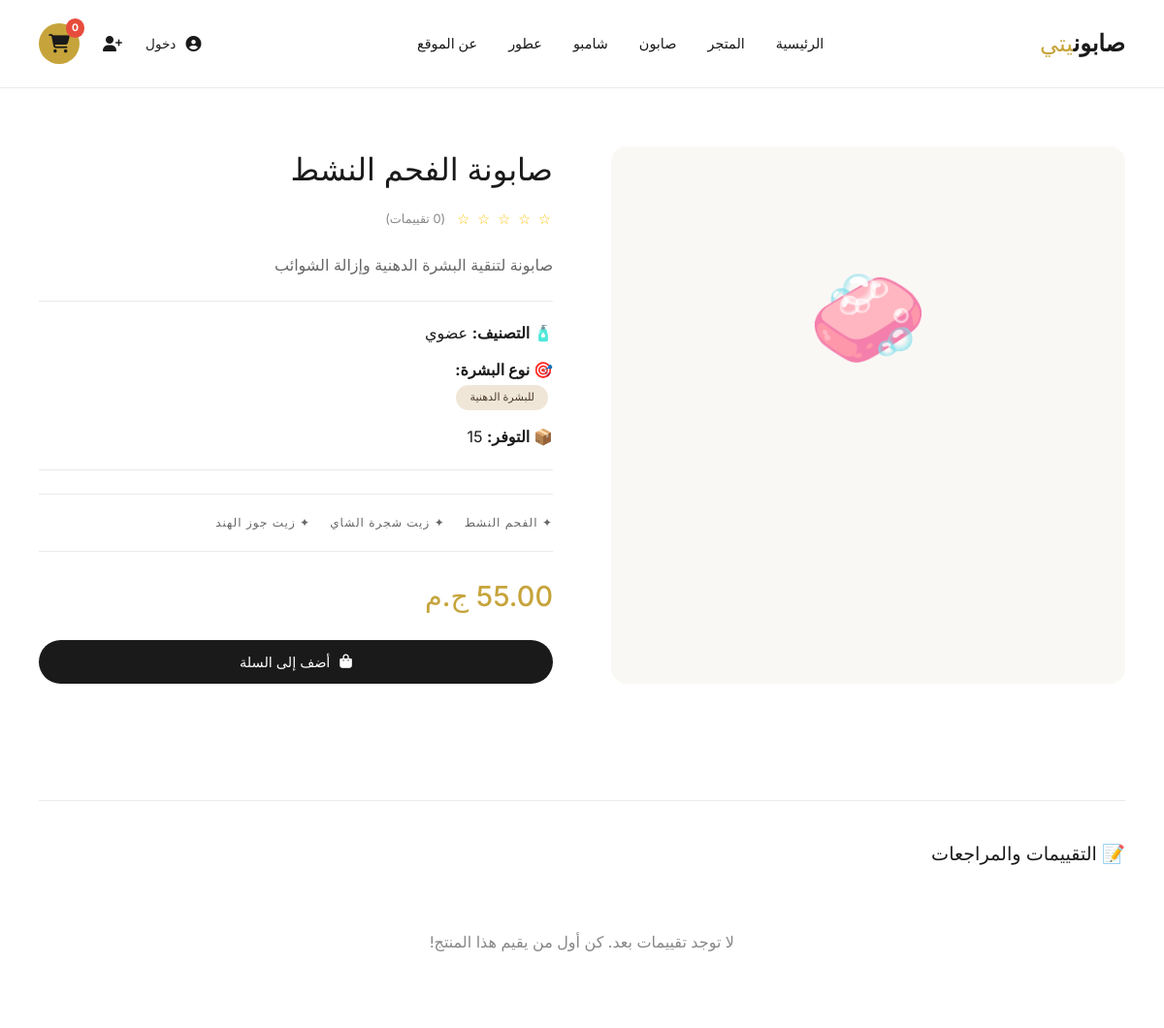
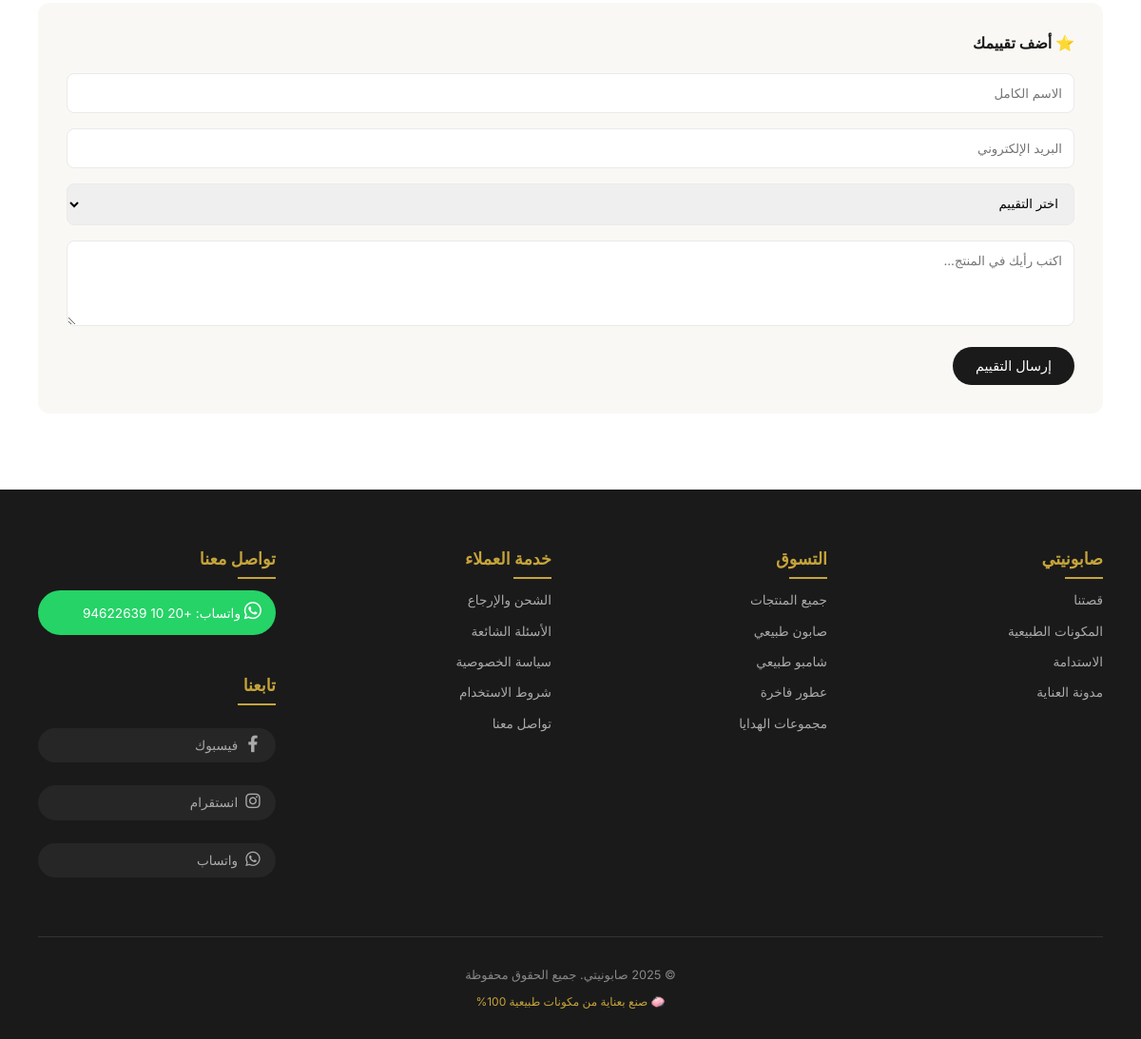
/product.php?id=2, run on the app's committed database (2 pictures, top to bottom).
### tables this page shows
CREATE TABLE IF NOT EXISTS products (
    id INT AUTO_INCREMENT PRIMARY KEY,
    name VARCHAR(255) NOT NULL,
    description TEXT,
    price DECIMAL(10,2) NOT NULL,
    category VARCHAR(100),
    skin_type VARCHAR(100),
    ingredients TEXT,
    image VARCHAR(255),
    stock INT DEFAULT 10,
    featured BOOLEAN DEFAULT FALSE,
    created_at TIMESTAMP DEFAULT CURRENT_TIMESTAMP
);

### product.php (the view, shortened to what this page needs)
<?php
require_once 'config/database.php';
$product_id = $_GET['id'] ?? 0;
$stmt = $pdo->prepare("SELECT * FROM products WHERE id = ?");
$stmt->execute([$product_id]);
$product = $stmt->fetch();
$stmt = $pdo->prepare("SELECT AVG(rating) as avg_rating, COUNT(*) as total_reviews FROM reviews WHERE product_id = ? AND is_approved = 1");
$stmt->execute([$product_id]);
$rating_stats = $stmt->fetch();
$avg_rating = round($rating_stats['avg_rating'] ?? 0, 1);
$total_reviews = $rating_stats['total_reviews'] ?? 0;
$reviews = $pdo->prepare("SELECT * FROM reviews WHERE product_id = ? AND is_approved = 1 ORDER BY created_at DESC");
$reviews->execute([$product_id]);
$reviews_list = $reviews->fetchAll();
?>
<!DOCTYPE html>
<html lang="ar" dir="rtl">
<head>
    <link rel="stylesheet" href="https://cdnjs.cloudflare.com/ajax/libs/font-awesome/6.4.0/css/all.min.css">
    <link rel="stylesheet" href="css/style.css">
</head>
<body>
<?php include 'header.php'; ?>
<main class="container">
    <div class="product-detail">
        <div class="product-gallery">
            <?php if($product['image'] && file_exists('uploads/' . $product['image'])): ?>
                <img src="uploads/<?php echo $product['image']; ?>" alt="<?php echo $product['name']; ?>">
            <?php else: ?>
                <div style="font-size: 100px; padding: 60px;">🧼</div>
            <?php endif; ?>
        </div>
        <div class="product-info">
            <h1><?php echo htmlspecialchars($product['name']); ?></h1>
            <div class="rating">
                <div class="stars">
                    <?php for($i = 1; $i <= 5; $i++): ?>
                        <?php echo $i <= $avg_rating ? '★' : '☆'; ?>
                    <?php endfor; ?>
                </div>
                <div class="reviews-count">(<?php echo $total_reviews; ?> تقييمات)</div>
            </div>
            <div class="product-description">
                <?php echo nl2br(htmlspecialchars($product['description'])); ?>
            </div>
            <div class="product-meta">
                <p><strong>🧴 التصنيف:</strong> <?php echo htmlspecialchars($product['category']); ?></p>
                <p><strong>🎯 نوع البشرة:</strong><br>
                    <?php
                    $skin_types = explode("\n", $product['skin_type']);
                    foreach($skin_types as $type):
                        if(trim($type)):
                    ?>
                        <span class="badge"><?php echo htmlspecialchars(trim($type)); ?></span>
                    <?php
                        endif;
                    endforeach;
                    ?>
                </p>
                <p><strong>📦 التوفر:</strong> <?php echo htmlspecialchars($product['stock']); ?></p>
            </div>
            <div class="ingredients">
                <?php
                $ingredients_list = explode('،', $product['ingredients']);
                foreach($ingredients_list as $ingredient):
                ?>
                    <div class="ingredient">✦ <?php echo htmlspecialchars(trim($ingredient)); ?></div>
                <?php endforeach; ?>
            </div>
            <div class="price"><?php echo number_format($product['price'], 2); ?> ج.م</div>
            <form method="POST" action="cart.php">
                <button type="submit" class="btn-add-to-cart">
                    <i class="fas fa-shopping-bag"></i> أضف إلى السلة
                </button>
            </form>
        </div>
    </div>
    <div class="reviews-section">
        <h3>📝 التقييمات والمراجعات</h3>
        <?php if(count($reviews_list) > 0): ?>
            <?php foreach($reviews_list as $review): ?>
            <div class="review-item">
                <div class="review-header">
                    <span class="review-name"><?php echo htmlspecialchars($review['user_name']); ?></span>
                    <span class="review-date"><?php echo date('d/m/Y', strtotime($review['created_at'])); ?></span>
                </div>
                <div class="review-stars">
                    <?php for($i = 1; $i <= 5; $i++): ?>
                        <?php echo $i <= $review['rating'] ? '★' : '☆'; ?>
                    <?php endfor; ?>
                </div>
                <div class="review-comment"><?php echo nl2br(htmlspecialchars($review['comment'])); ?></div>
            </div>
            <?php endforeach; ?>
        <?php else: ?>
            <p style="color: #888; text-align: center; padding: 40px;">لا توجد تقييمات بعد. كن أول من يقيم هذا المنتج!</p>
        <?php endif; ?>
        <div class="add-review">
            <h4>⭐ أضف تقييمك</h4>
            <form method="POST">
                <input type="text" name="user_name" placeholder="الاسم الكامل" required>
                <input type="email" name="user_email" placeholder="البريد الإلكتروني" required>
                <select name="rating" required>
                    <option value="">اختر التقييم</option>
                </select>
                <textarea name="comment" rows="4" placeholder="اكتب رأيك في المنتج..." required></textarea>
                <button type="submit" name="submit_review" class="btn-submit">إرسال التقييم</button>
            </form>
        </div>
    </div>
</main>
<?php include 'footer.php'; ?>
</body>
</html>

### css folder/style.css (style rules this page uses)
* { margin: 0; padding: 0; box-sizing: border-box; }
body { font-family: 'Inter', 'Tajawal', sans-serif; background: #ffffff; color: #1a1a1a; line-height: 1.5; }
.container { max-width: 1280px; margin: 0 auto; padding: 0 40px; }
.product-detail { display: grid; grid-template-columns: 1fr 1fr; gap: 60px; padding: 60px 0; }
.product-gallery { background: #faf8f5; border-radius: 16px; padding: 40px; text-align: center; }
.product-info h1 { font-size: 2rem; font-weight: 400; margin-bottom: 16px; }
.rating { display: flex; align-items: center; gap: 12px; margin-bottom: 24px; }
.stars { color: #ffc107; font-size: 0.9rem; letter-spacing: 2px; }
.reviews-count { color: #888; font-size: 0.8rem; }
.product-description { color: #666; line-height: 1.6; margin: 24px 0; }
.product-meta { margin: 24px 0; padding: 20px 0; border-top: 1px solid #eaeaea; border-bottom: 1px solid #eaeaea; }
.product-meta p { margin-bottom: 12px; line-height: 1.6; }
.product-meta p:last-child { margin-bottom: 0; }
.badge { display: inline-block; background: #f0e6d8; padding: 4px 14px; border-radius: 30px; font-size: 0.7rem; margin: 3px 5px 3px 0; color: #4a3b2c; font-weight: 500; }
.ingredients { display: flex; flex-wrap: wrap; gap: 20px; margin: 24px 0; padding: 20px 0; border-top: 1px solid #eaeaea; border-bottom: 1px solid #eaeaea; }
.ingredient { font-size: 0.75rem; color: #666; text-transform: uppercase; letter-spacing: 1px; }
.price { font-size: 1.8rem; font-weight: 500; margin: 24px 0; color: #c6a43b; }
.btn-add-to-cart { background: #1a1a1a; color: white; border: none; padding: 14px 32px; font-size: 0.9rem; cursor: pointer; border-radius: 30px; width: 100%; transition: all 0.2s; font-family: inherit; display: flex; align-items: center; justify-content: center; gap: 10px; }
.reviews-section { margin-top: 60px; padding-top: 40px; border-top: 1px solid #eaeaea; }
.reviews-section h3 { font-size: 1.2rem; font-weight: 500; margin-bottom: 24px; }
.add-review { margin-top: 40px; padding: 30px; background: #faf8f5; border-radius: 12px; }
.add-review h4 { margin-bottom: 20px; }
.add-review input, .add-review textarea, .add-review select { width: 100%; padding: 12px; margin-bottom: 16px; border: 1px solid #eaeaea; border-radius: 8px; font-family: inherit; }

### product.php (style rules this page uses)
* { margin: 0; padding: 0; box-sizing: border-box; }
body { font-family: 'Inter', sans-serif; background: #ffffff; color: #1a1a1a; }
.container { max-width: 1280px; margin: 0 auto; padding: 0 40px; }
.product-detail { display: grid; grid-template-columns: 1fr 1fr; gap: 60px; padding: 60px 0; }
.product-gallery { background: #faf8f5; border-radius: 8px; padding: 40px; text-align: center; }
.product-info h1 { font-size: 2rem; font-weight: 400; margin-bottom: 16px; }
.rating { display: flex; align-items: center; gap: 12px; margin-bottom: 24px; }
.stars { color: #ffc107; font-size: 0.9rem; }
.reviews-count { color: #888; font-size: 0.8rem; }
.product-description { color: #666; line-height: 1.6; margin: 24px 0; }
.product-meta { margin: 24px 0; padding: 20px 0; border-top: 1px solid #eaeaea; border-bottom: 1px solid #eaeaea; }
.product-meta p { margin-bottom: 12px; }
.badge { display: inline-block; background: #f0e6d8; padding: 4px 12px; border-radius: 20px; font-size: 0.7rem; margin: 3px; }
.ingredients { display: flex; flex-wrap: wrap; gap: 20px; margin: 24px 0; padding: 20px 0; border-top: 1px solid #eaeaea; border-bottom: 1px solid #eaeaea; }
.ingredient { font-size: 0.8rem; color: #666; text-transform: uppercase; letter-spacing: 1px; }
.price { font-size: 1.8rem; font-weight: 500; margin: 24px 0; }
.btn-add-to-cart { background: #1a1a1a; color: white; border: none; padding: 14px 32px; font-size: 0.9rem; cursor: pointer; border-radius: 30px; width: 100%; transition: background 0.2s; }
.reviews-section { margin-top: 60px; padding-top: 40px; border-top: 1px solid #eaeaea; }
.reviews-section h3 { font-size: 1.2rem; font-weight: 500; margin-bottom: 24px; }
.add-review { margin-top: 40px; padding: 30px; background: #faf8f5; border-radius: 8px; }
.add-review h4 { margin-bottom: 20px; }
.add-review input, .add-review textarea, .add-review select { width: 100%; padding: 12px; margin-bottom: 16px; border: 1px solid #eaeaea; border-radius: 8px; font-family: inherit; }
.btn-submit { background: #1a1a1a; color: white; border: none; padding: 12px 24px; cursor: pointer; border-radius: 30px; font-size: 0.9rem; }

### footer.php (style rules this page uses)
.container { max-width: 1280px; margin: 0 auto; padding: 0 40px; }

### data on the page
products: name "صابونة الفحم النشط", description "صابونة لتنقية البشرة الدهنية وإزالة الشوائب", category "عضوي", skin_type "للبشرة الدهنية", stock "15", ingredients "الفحم النشط", ingredients "زيت شجرة الشاي", ingredients "زيت جوز الهند"

### other printed values
getCartCount() "0"
$total_reviews "0"
